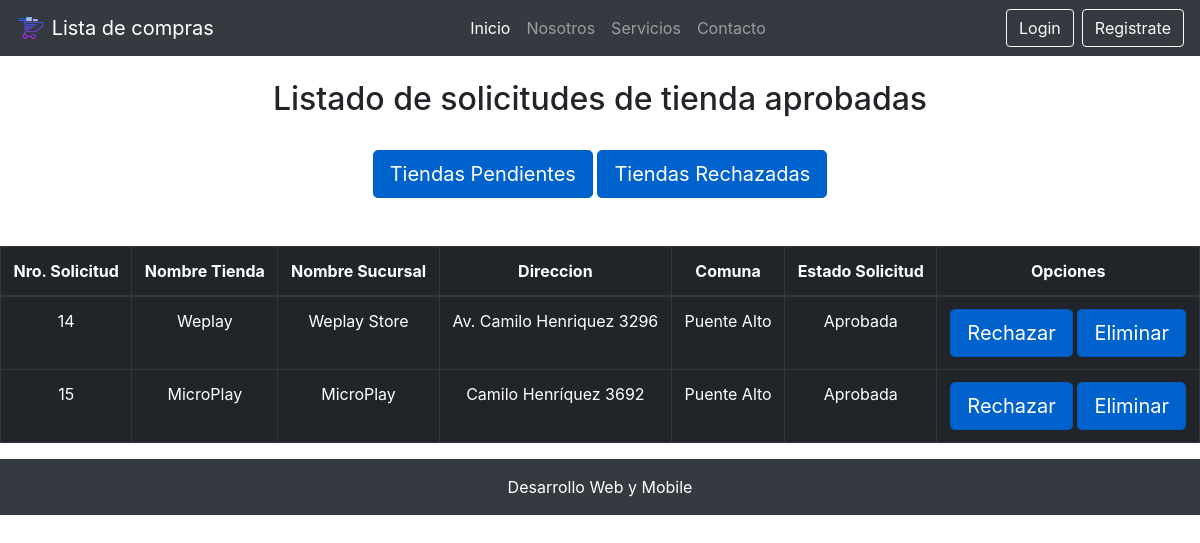
The page /tiendas_aprobadas/ on the database as committed earlier.
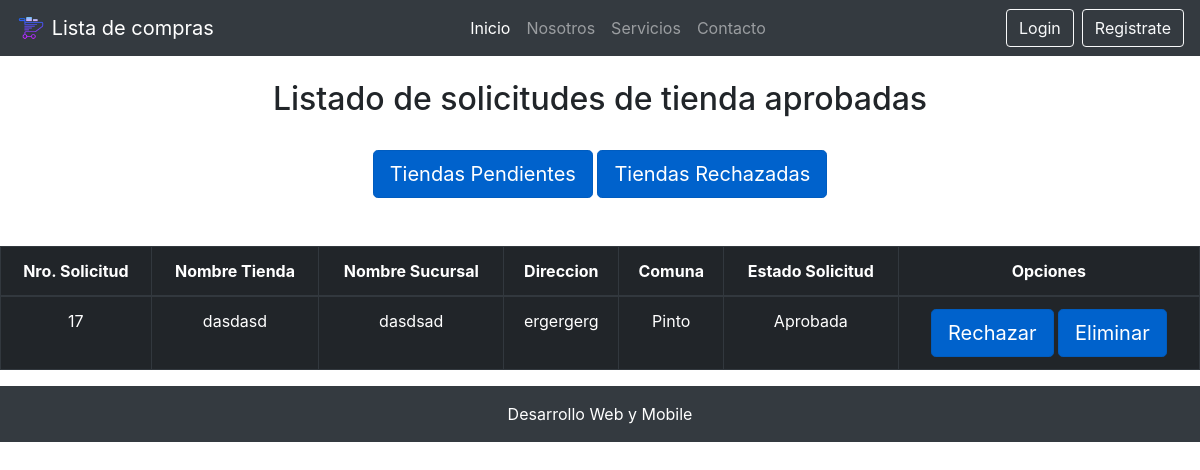
The same page on the database as committed later.
### core/models.py (models this page shows, shortened)
class Tienda(models.Model):
    nombre = models.CharField(max_length=50)
    nombre_sucursal = models.CharField(max_length=50, verbose_name="Nombre Sucursal")
    direccion = models.CharField(max_length=50)
    comuna = models.ForeignKey(Comuna, on_delete=models.CASCADE)
    estado_tienda = models.ForeignKey(EstadoTienda, on_delete=models.CASCADE, verbose_name="Estado Tienda")

class Comuna(models.Model):
    nombre = models.CharField(max_length=60, unique=True)
    region = models.ForeignKey(Region, on_delete=models.CASCADE)

class EstadoTienda(models.Model):
    nombre = models.CharField(max_length=30, verbose_name="Estado Tienda")

### core/views.py (the view)
# urls.py: path('tiendas_aprobadas/', tiendasaprobadas, name="tiendas_aprobadas"),
def tiendasaprobadas(request):
    aprobadas = Tienda.objects.filter(estado_tienda=2)
    return render(request, 'core/tiendas_aprobadas.html', {
        'aprobadas': aprobadas
    })

### core/templates/core/tiendas_aprobadas.html (shortened to what this page needs)
{% extends "core/base.html" %}
{% block contenido %}
<br>
<h2 class="text-center">Listado de solicitudes de tienda aprobadas</h2>
<br>
<div class="row">
    <div class="col-12 text-center">
        <a href="{% url 'listar_solicitud' %}" class="btn btn-primary btn-lg active" role="button" aria-pressed="true">Tiendas Pendientes</a>
        <a href="{% url 'tiendas_rechazadas' %}" class="btn btn-primary btn-lg active" role="button" aria-pressed="true">Tiendas Rechazadas</a>
    </div>
</div>
<br>
<br>
<div class="table-responsive">
    <table class="table table-dark table-bordered table-hover table-condensed">
        <thead>
            <tr>
                <th class="text-center">Nro. Solicitud</th>
                <th class="text-center">Nombre Tienda</th>
                <th class="text-center">Nombre Sucursal</th>
                <th class="text-center">Direccion</th>
                <th class="text-center">Comuna</th>
                <th class="text-center">Estado Solicitud</th>
                <th class="text-center">Opciones</th>
            </tr>
        </thead>
        <tbody>
            {% for a in aprobadas %}
            <tr>
                <td class="text-center">{{ a.id }}</td>
                <td class="text-center">{{ a.nombre }}</td>
                <td class="text-center">{{ a.nombre_sucursal }}</td>
                <td class="text-center">{{ a.direccion }}</td>
                <td class="text-center">{{ a.comuna.nombre }}</td>
                <td class="text-center">{{ a.estado_tienda.nombre }}</td>
                <td class="text-center">
                    <a class="btn btn-primary btn-lg active" href="{% url 'rechazar_solicitud' a.id %}">Rechazar</a>
                    <a class="btn btn-primary btn-lg active" href="{% url 'eliminar_solicitud' a.id %}">Eliminar</a>
                </td>
            </tr>
            {% endfor %}
        </tbody>
    </table>
</div>
{% endblock contenido %}

Rows that differ between the two databases and show on the page:
removed Tienda: id "14", nombre "Weplay", nombre_sucursal "Weplay Store", direccion "Av. Camilo Henriquez 3296", comuna.nombre "Puente Alto", estado_tienda.nombre "Aprobada"
removed Tienda: id "15", nombre "MicroPlay", nombre_sucursal "MicroPlay", direccion "Camilo Henríquez 3692", comuna.nombre "Puente Alto", estado_tienda.nombre "Aprobada"
added Tienda: id "17", nombre "dasdasd", nombre_sucursal "dasdsad", direccion "ergergerg", comuna.nombre "Pinto", estado_tienda.nombre "Aprobada"
